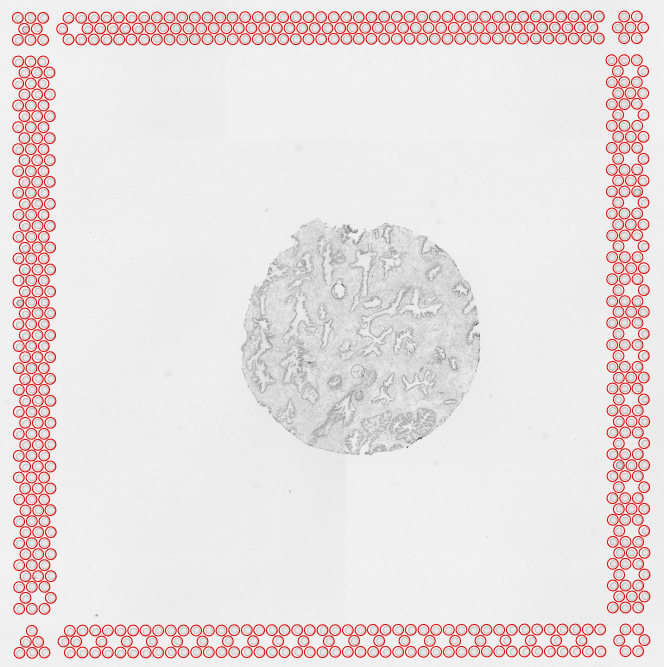
#> input picture examples/data/visium/outs/spatial/aligned_fiducials.jpg, 1992 x 2000 px (shown at 1/3 size)
$ python -i segmentation.py   (imports and definitions only)
#> lines starting #> are read from the running program, lines starting #| are printed output that depends on the picture
from functools import partial
import pickle

import cv2
import numpy as np

from scipy import ndimage as ndi

from skimage import feature, future
from skimage.morphology import area_closing
from skimage.filters import gaussian
from skimage.measure import label, regionprops


features_func = partial(feature.multiscale_basic_features,
                        intensity=False, edges=True, texture=True,
                        sigma_min=1, sigma_max=16,
                        channel_axis=-1)


def preprocess_image_for_segmentation(img):
    img = gaussian(img, sigma=2, channel_axis=-1)
    img = cv2.resize(img, (512, 512))
    return img


def segment_histology_for_rfc_training(image, rfc, region_min_size=25000):
    img = preprocess_image_for_segmentation(image)
    features = features_func(img)
    prediction = future.predict_segmenter(features, rfc)
    prediction = prediction - 1
    prediction2 = area_closing(prediction, area_threshold=60, connectivity=2)
    filled_mask = ndi.binary_fill_holes(prediction2).astype(float)
    # prediction3 = area_closing(prediction2, area_threshold=60, connectivity=2)
    # filled_mask = ndi.binary_fill_holes(prediction3).astype(float)
    filled_mask = cv2.resize(filled_mask, (image.shape[1], image.shape[0])).astype(np.uint8)
    labels = label(filled_mask)
    new_mask = np.zeros(filled_mask.shape, dtype=np.uint8)
    for region in regionprops(labels):
        # print(region.area)
        if region.area >= region_min_size:
            minr, minc, maxr, maxc = region.bbox
            new_mask[minr:maxr, minc:maxc] = region.image.astype(np.uint8)
    return new_mask


def segment_image(image):
    with open('segmentation_models/rfc_all.pickle', 'rb') as f:
        rfc = pickle.load(f)
    predicted_mask = segment_histology_for_rfc_training(image, rfc, region_min_size=50000)
    return predicted_mask

>>> import cv2
>>> picture = cv2.imread('../../examples/data/visium/outs/spatial/aligned_fiducials.jpg', cv2.IMREAD_GRAYSCALE)
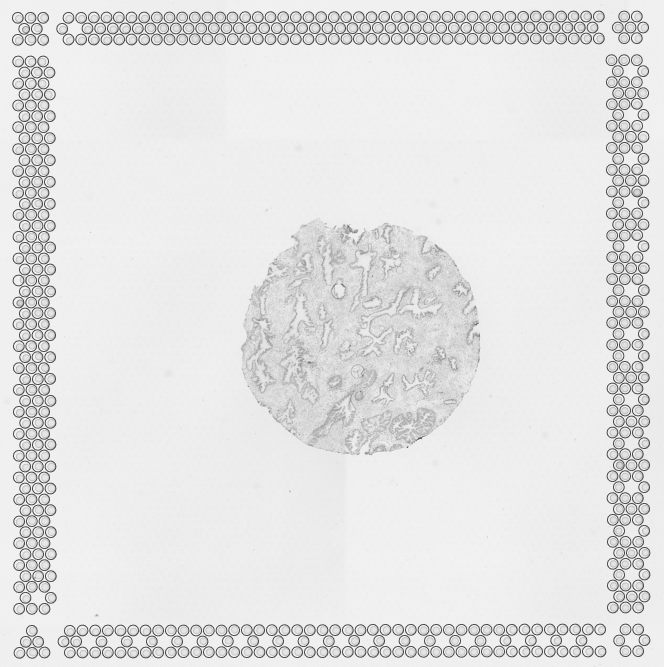
#> picture: shape (2000, 1992) (shown at 1/3 size); min 2, max 255, mean 227.2
#> (the run stopped early here; a loop or call above may not have finished)
